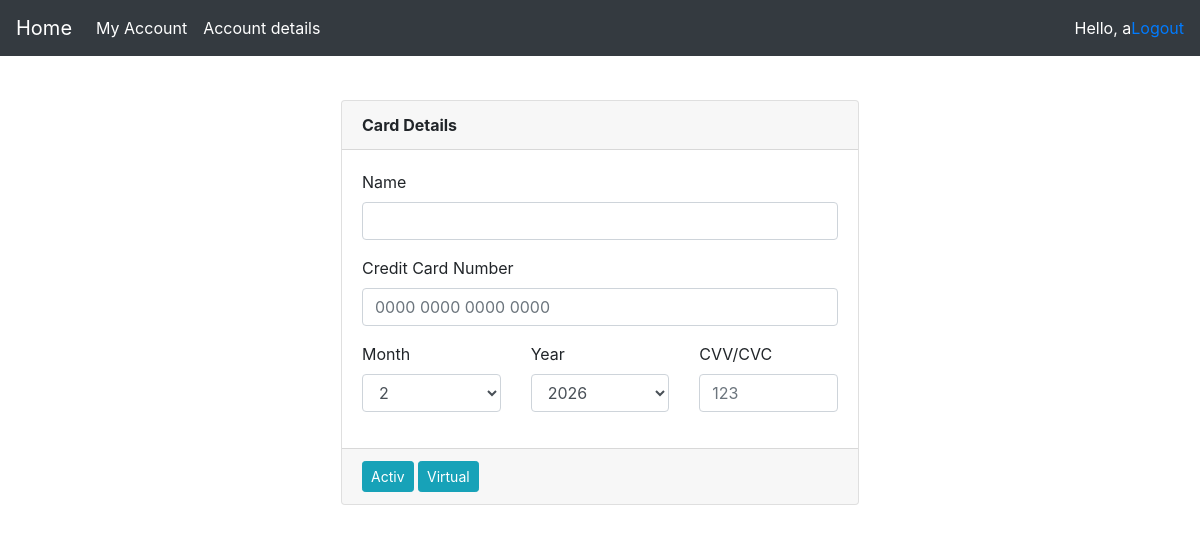
Before: /card/18 (signed in) with the older database file.
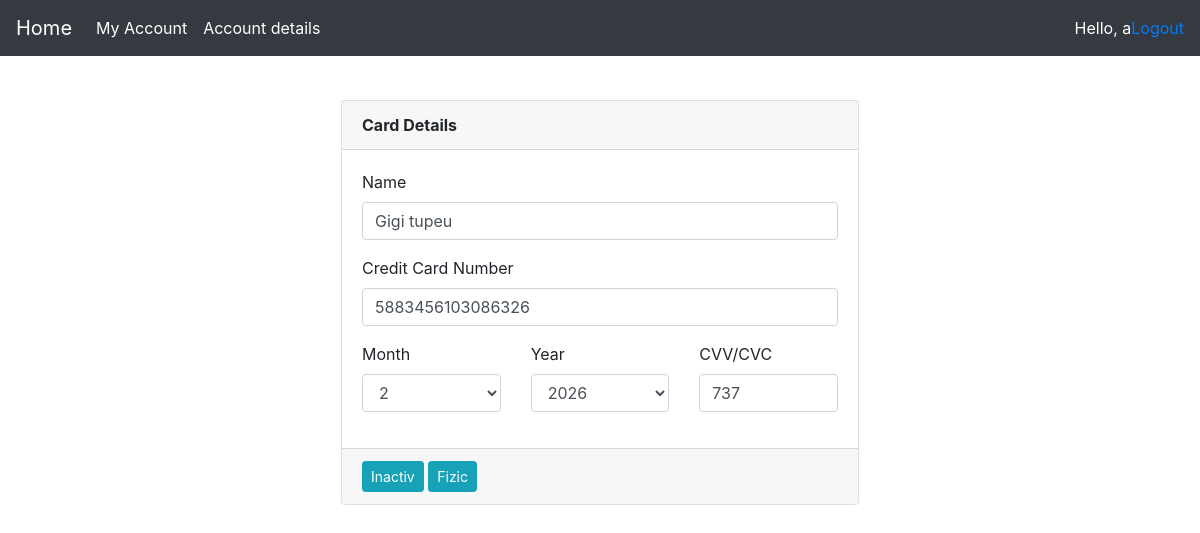
After: the same page with the newer database file.
### accounts/models.py (models this page shows)
class Card(models.Model):
    card_number = models.CharField(max_length=16, null=True)
    expiration_date = models.CharField(max_length=5, null=True)
    cvv = models.CharField(max_length=3, null=True)
    card_type = models.BooleanField(default=0) # 0-fizic ; 1-virtual
    card_status = models.BooleanField(default=0) # 0-inactiv ; 1-activ
    pin = models.CharField(max_length=4, null=True)
    banking_account = models.ForeignKey(BankingAccount, null=True, on_delete = models.SET_NULL)

class BankingAccount(models.Model):
    iban = models.CharField(max_length=24, null=True)
    account_type = models.CharField(max_length=15, null=True)
    currency = models.CharField(max_length=5, null=True)
    sold = models.FloatField()
    user = models.ForeignKey(settings.AUTH_USER_MODEL, null=True, on_delete = models.SET_NULL)

### accounts/views.py (the view)
# urls.py: path('card/<int:cardId>', views.card, name='card'),
@login_required(login_url='login')
def card(request, cardId):
    try:
        card = Card.objects.get(id=cardId)
        return render(request, 'accounts/cardDetails.html', {'card': card})
    except:
        return render(request, 'accounts/cardDetails.html', {'message': 'Card does not exist...'})

### accounts/templates/accounts/cardDetails.html (shortened to what this page needs)
{% load static %}
<html>
<head>
  <link rel="stylesheet" href="https://cdn.jsdelivr.net/npm/bootstrap@4.6.1/dist/css/bootstrap.min.css">
  <link rel="stylesheet" href="{% static 'css/style.css' %}">
</head>
<body>
{% include "accounts/navigation.html" %}
<div class="d-flex justify-content-center form_container">
<div class="padding">
    <div class="row">
        <div class="col-sm-12">
            <div class="card">
                <div class="card-header">
                    <strong>Card Details</strong>
                </div>
                <div class="card-body">
                    <div class="row">
                        <div class="col-sm-12">
                            <div class="form-group">
                                <label for="name">Name</label>
                                <input class="form-control" id="name" type="text" placeholder="Enter your name" value="{{card.banking_account.user.first_name}} {{card.banking_account.user.last_name}}">
                            </div>
                        </div>
                    </div>
                    <div class="row">
                        <div class="col-sm-12">
                            <div class="form-group">
                                <label for="ccnumber">Credit Card Number</label>
                                <div class="input-group">
                                    <input class="form-control" type="text" placeholder="0000 0000 0000 0000" autocomplete="email" value="{{card.card_number}}">
                                </div>
                            </div>
                        </div>
                    </div>
                    <div class="row">
                        <div class="form-group col-sm-4">
                            <label for="ccmonth">Month</label>
                            <select class="form-control" id="ccmonth">
                                <option>2</option>
                            </select>
                        </div>
                        <div class="form-group col-sm-4">
                            <label for="ccyear">Year</label>
                            <select class="form-control" id="ccyear">
                                <option>2026</option>
                            </select>
                        </div>
                        <div class="col-sm-4">
                            <div class="form-group">
                                <label for="cvv">CVV/CVC</label>
                                <input class="form-control" id="cvv" type="text" placeholder="123" value="{{card.cvv}}">
                            </div>
                        </div>
                    </div>
                </div>
                <div class="card-footer">
                    <button class="btn btn-sm btn-info" type="button">
                        {% if card.card_status %}
                            Inactiv
                        {% else %}
                            Activ
                        {% endif %}
                    </button>
                    <button class="btn btn-sm btn-info" type="button">
                        {% if card.card_type %}
                            Fizic
                        {% else %}
                            Virtual
                        {% endif %}
                    </button>
                </div>
            </div>
        </div>
    </div>
</div>
</div>
</body>
</html>

Changed rows visible on the page:
added Card: banking_account.user.first_name "Gigi tupeu", card_number "5883456103086326", cvv "737"
Other visible differences:
text no longer shown: "Activ Virtual"
text now shown: "Inactiv Fizic"
